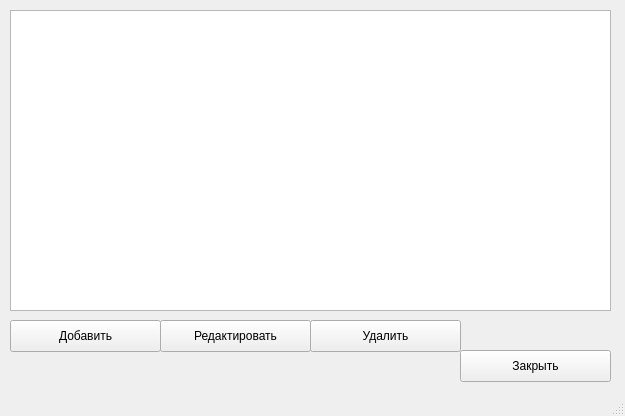
<?xml version="1.0" encoding="UTF-8"?>
<ui version="4.0">
 <class>MainWindow</class>
 <widget class="QMainWindow" name="MainWindow">
  <property name="geometry">
   <rect>
    <x>0</x>
    <y>0</y>
    <width>625</width>
    <height>416</height>
   </rect>
  </property>
  <property name="windowTitle">
   <string>MainWindow</string>
  </property>
  <widget class="QWidget" name="centralwidget">
   <widget class="QTableWidget" name="tableWidget">
    <property name="geometry">
     <rect>
      <x>10</x>
      <y>10</y>
      <width>601</width>
      <height>301</height>
     </rect>
    </property>
   </widget>
   <widget class="QPushButton" name="pushButton">
    <property name="geometry">
     <rect>
      <x>10</x>
      <y>320</y>
      <width>151</width>
      <height>32</height>
     </rect>
    </property>
    <property name="text">
     <string>Добавить</string>
    </property>
   </widget>
   <widget class="QPushButton" name="pushButton_2">
    <property name="geometry">
     <rect>
      <x>160</x>
      <y>320</y>
      <width>151</width>
      <height>32</height>
     </rect>
    </property>
    <property name="text">
     <string>Редактировать</string>
    </property>
   </widget>
   <widget class="QPushButton" name="pushButton_3">
    <property name="geometry">
     <rect>
      <x>310</x>
      <y>320</y>
      <width>151</width>
      <height>32</height>
     </rect>
    </property>
    <property name="text">
     <string>Удалить</string>
    </property>
   </widget>
   <widget class="QPushButton" name="pushButton_4">
    <property name="geometry">
     <rect>
      <x>460</x>
      <y>350</y>
      <width>151</width>
      <height>32</height>
     </rect>
    </property>
    <property name="text">
     <string>Закрыть</string>
    </property>
   </widget>
  </widget>
  <widget class="QStatusBar" name="statusbar"/>
 </widget>
 <resources/>
 <connections/>
</ui>
